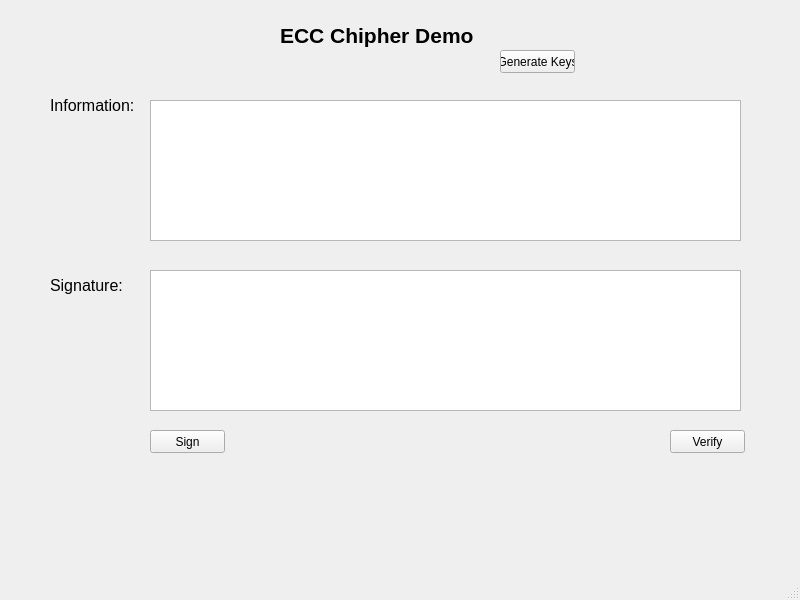
<?xml version="1.0" encoding="UTF-8"?>
<ui version="4.0">
 <class>MainWindow</class>
 <widget class="QMainWindow" name="MainWindow">
  <property name="geometry">
   <rect>
    <x>0</x>
    <y>0</y>
    <width>800</width>
    <height>600</height>
   </rect>
  </property>
  <property name="windowTitle">
   <string>MainWindow</string>
  </property>
  <widget class="QWidget" name="centralwidget">
   <widget class="QLabel" name="label">
    <property name="geometry">
     <rect>
      <x>280</x>
      <y>20</y>
      <width>201</width>
      <height>31</height>
     </rect>
    </property>
    <property name="font">
     <font>
      <pointsize>16</pointsize>
      <weight>75</weight>
      <bold>true</bold>
     </font>
    </property>
    <property name="text">
     <string>ECC Chipher Demo</string>
    </property>
   </widget>
   <widget class="QLabel" name="label_2">
    <property name="geometry">
     <rect>
      <x>50</x>
      <y>90</y>
      <width>91</width>
      <height>31</height>
     </rect>
    </property>
    <property name="font">
     <font>
      <pointsize>12</pointsize>
     </font>
    </property>
    <property name="text">
     <string>Information:</string>
    </property>
   </widget>
   <widget class="QLabel" name="label_3">
    <property name="geometry">
     <rect>
      <x>50</x>
      <y>270</y>
      <width>91</width>
      <height>31</height>
     </rect>
    </property>
    <property name="font">
     <font>
      <pointsize>12</pointsize>
     </font>
    </property>
    <property name="text">
     <string>Signature:</string>
    </property>
   </widget>
   <widget class="QTextEdit" name="txt_info">
    <property name="geometry">
     <rect>
      <x>150</x>
      <y>100</y>
      <width>591</width>
      <height>141</height>
     </rect>
    </property>
   </widget>
   <widget class="QTextEdit" name="txt_sign">
    <property name="geometry">
     <rect>
      <x>150</x>
      <y>270</y>
      <width>591</width>
      <height>141</height>
     </rect>
    </property>
   </widget>
   <widget class="QPushButton" name="btn_gen_keys">
    <property name="geometry">
     <rect>
      <x>500</x>
      <y>50</y>
      <width>75</width>
      <height>23</height>
     </rect>
    </property>
    <property name="text">
     <string>Generate Keys</string>
    </property>
   </widget>
   <widget class="QPushButton" name="btn_sign">
    <property name="geometry">
     <rect>
      <x>150</x>
      <y>430</y>
      <width>75</width>
      <height>23</height>
     </rect>
    </property>
    <property name="text">
     <string>Sign</string>
    </property>
   </widget>
   <widget class="QPushButton" name="btn_verify">
    <property name="geometry">
     <rect>
      <x>670</x>
      <y>430</y>
      <width>75</width>
      <height>23</height>
     </rect>
    </property>
    <property name="text">
     <string>Verify</string>
    </property>
   </widget>
  </widget>
  <widget class="QMenuBar" name="menubar">
   <property name="geometry">
    <rect>
     <x>0</x>
     <y>0</y>
     <width>800</width>
     <height>21</height>
    </rect>
   </property>
  </widget>
  <widget class="QStatusBar" name="statusbar"/>
 </widget>
 <resources/>
 <connections/>
</ui>
